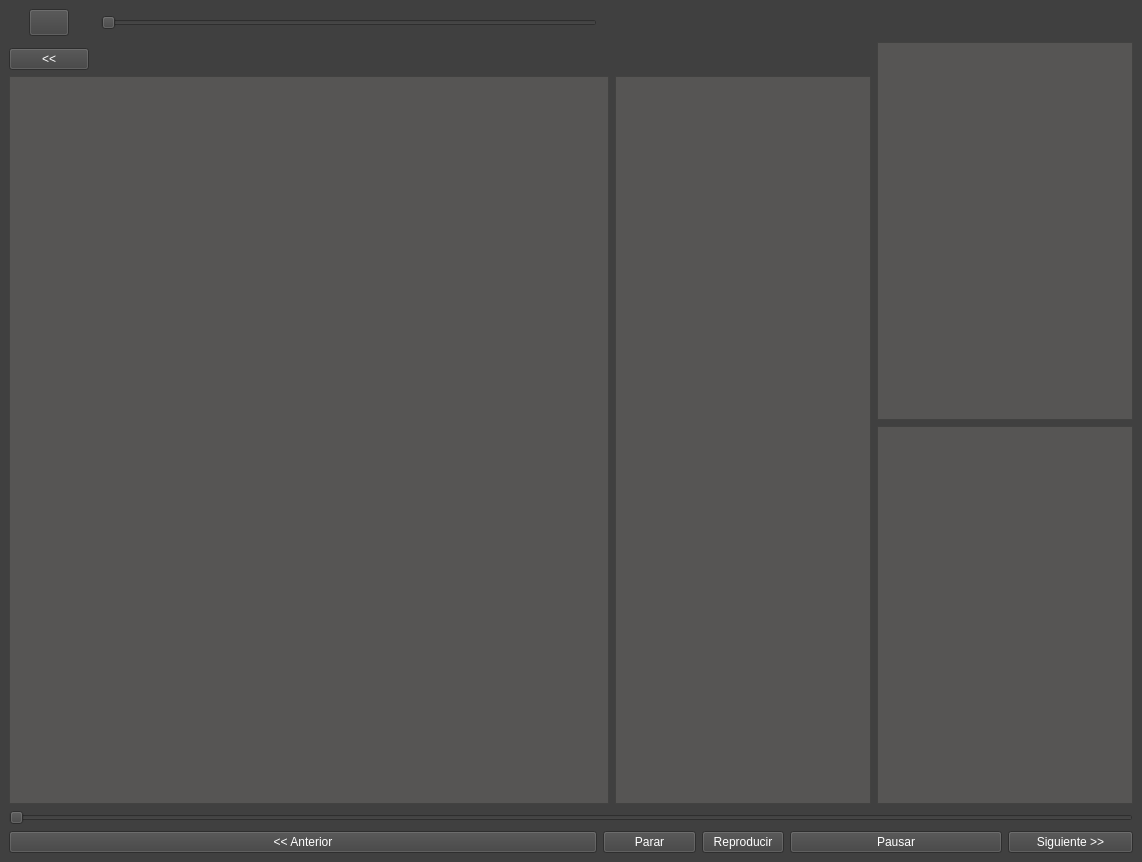
<?xml version="1.0" encoding="UTF-8"?>
<ui version="4.0">
 <class>Pybar2000</class>
 <widget class="QMainWindow" name="Pybar2000">
  <property name="geometry">
   <rect>
    <x>0</x>
    <y>0</y>
    <width>1142</width>
    <height>862</height>
   </rect>
  </property>
  <property name="windowTitle">
   <string>JcPlayer2020</string>
  </property>
  <property name="autoFillBackground">
   <bool>false</bool>
  </property>
  <property name="styleSheet">
   <string notr="true">background-color: rgb(64, 64, 64);
selection-color: rgb(179, 177, 177);</string>
  </property>
  <widget class="QWidget" name="centralwidget">
   <property name="autoFillBackground">
    <bool>false</bool>
   </property>
   <property name="styleSheet">
    <string notr="true">color: rgb(255, 255, 255);
border-color: #4a4a4a</string>
   </property>
   <layout class="QGridLayout" name="gridLayout">
    <item row="1" column="8" rowspan="3" colspan="2">
     <layout class="QVBoxLayout" name="verticalLayout">
      <item>
       <widget class="QTableWidget" name="Information">
        <property name="sizePolicy">
         <sizepolicy hsizetype="Expanding" vsizetype="Expanding">
          <horstretch>0</horstretch>
          <verstretch>0</verstretch>
         </sizepolicy>
        </property>
        <property name="styleSheet">
         <string notr="true">background-color: rgb(86, 85, 84);
selection-color: rgb(255, 255, 255);
color: rgb(255, 255, 255);
selection-background-color: rgb(54, 133, 181);</string>
        </property>
        <attribute name="horizontalHeaderShowSortIndicator" stdset="0">
         <bool>false</bool>
        </attribute>
        <attribute name="horizontalHeaderStretchLastSection">
         <bool>true</bool>
        </attribute>
        <attribute name="verticalHeaderStretchLastSection">
         <bool>false</bool>
        </attribute>
       </widget>
      </item>
      <item>
       <widget class="QGraphicsView" name="Imagen">
        <property name="styleSheet">
         <string notr="true">background-color: rgb(86, 85, 84);
selection-color: rgb(255, 255, 255);
color: rgb(255, 255, 255);
selection-background-color: rgb(54, 133, 181);</string>
        </property>
       </widget>
      </item>
     </layout>
    </item>
    <item row="2" column="0">
     <widget class="QPushButton" name="Atras">
      <property name="styleSheet">
       <string notr="true"/>
      </property>
      <property name="text">
       <string>&lt;&lt;</string>
      </property>
     </widget>
    </item>
    <item row="3" column="0" colspan="5">
     <layout class="QHBoxLayout" name="horizontalLayout">
      <item>
       <widget class="QListWidget" name="Explorer">
        <property name="styleSheet">
         <string notr="true">background-color: rgb(86, 85, 84);
selection-color: rgb(255, 255, 255);
color: rgb(255, 255, 255);
selection-background-color: rgb(54, 133, 181);</string>
        </property>
       </widget>
      </item>
     </layout>
    </item>
    <item row="3" column="5" colspan="3">
     <layout class="QHBoxLayout" name="horizontalLayout_2">
      <item>
       <widget class="QListWidget" name="Canciones">
        <property name="styleSheet">
         <string notr="true">background-color: rgb(86, 85, 84);
selection-color: rgb(255, 255, 255);
color: rgb(255, 255, 255);
selection-background-color: rgb(54, 133, 181);</string>
        </property>
       </widget>
      </item>
     </layout>
    </item>
    <item row="4" column="0" colspan="10">
     <layout class="QHBoxLayout" name="horizontalLayout_3">
      <item>
       <widget class="QSlider" name="Progress">
        <property name="orientation">
         <enum>Qt::Horizontal</enum>
        </property>
       </widget>
      </item>
     </layout>
    </item>
    <item row="5" column="0" colspan="3">
     <layout class="QHBoxLayout" name="horizontalLayout_10">
      <item>
       <widget class="QPushButton" name="Prev">
        <property name="text">
         <string>&lt;&lt; Anterior</string>
        </property>
       </widget>
      </item>
     </layout>
    </item>
    <item row="5" column="3" colspan="3">
     <layout class="QHBoxLayout" name="horizontalLayout_6">
      <item>
       <widget class="QPushButton" name="Stop">
        <property name="text">
         <string>Parar</string>
        </property>
       </widget>
      </item>
     </layout>
    </item>
    <item row="5" column="6">
     <layout class="QHBoxLayout" name="horizontalLayout_4">
      <item>
       <widget class="QPushButton" name="Play">
        <property name="text">
         <string>Reproducir</string>
        </property>
       </widget>
      </item>
     </layout>
    </item>
    <item row="5" column="7" colspan="2">
     <layout class="QHBoxLayout" name="horizontalLayout_5">
      <item>
       <widget class="QPushButton" name="Pause">
        <property name="text">
         <string>Pausar</string>
        </property>
       </widget>
      </item>
     </layout>
    </item>
    <item row="5" column="9">
     <layout class="QHBoxLayout" name="horizontalLayout_9">
      <item>
       <widget class="QPushButton" name="Next">
        <property name="text">
         <string>Siguiente &gt;&gt;</string>
        </property>
       </widget>
      </item>
     </layout>
    </item>
    <item row="0" column="0">
     <layout class="QHBoxLayout" name="horizontalLayout_8">
      <item>
       <widget class="QToolButton" name="ToggleAudio">
        <property name="styleSheet">
         <string notr="true"/>
        </property>
        <property name="text">
         <string/>
        </property>
        <property name="icon">
         <iconset>
          <normaloff>UI/altavoz.png</normaloff>UI/altavoz.png</iconset>
        </property>
        <property name="iconSize">
         <size>
          <width>32</width>
          <height>20</height>
         </size>
        </property>
       </widget>
      </item>
     </layout>
    </item>
    <item row="0" column="2">
     <layout class="QHBoxLayout" name="horizontalLayout_7">
      <item>
       <widget class="QSlider" name="Volumen">
        <property name="orientation">
         <enum>Qt::Horizontal</enum>
        </property>
       </widget>
      </item>
     </layout>
    </item>
   </layout>
  </widget>
 </widget>
 <resources/>
 <connections/>
</ui>
